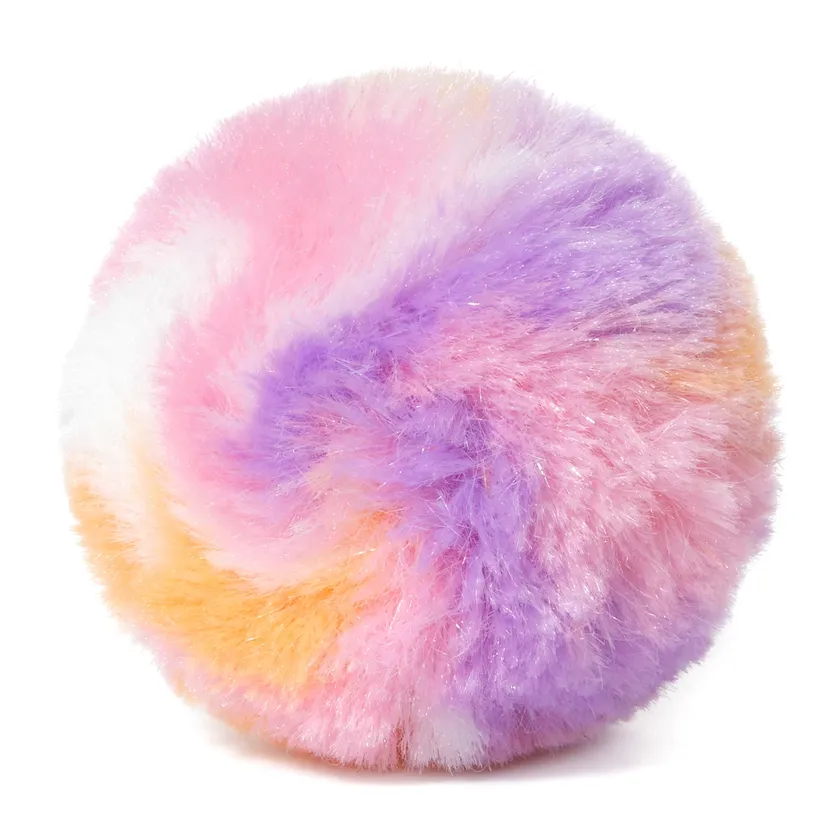
#> input picture POMPOM_HILLS_PRODUCTION/00_GLOBAL_RULES/POMPOM_ITEMS/ball/image_1.webp, 840 x 840 px, shrunk from 1600 x 1600 before the run
$ python -i normalize_continuity_video.py   (imports and definitions only)
#> lines starting #> are read from the running program, lines starting #| are printed output that depends on the picture
#> further down, picture is the input picture: PIL image 840x840 RGB; mean R, G, B 238.3, 209, 222.9
#!/usr/bin/env python3
"""
normalize_continuity_video.py — First-Frame Calibration and Colour Drift Gate
@image1 anchor'ına göre tüm videoyu normalize eder.

Kullanım:
  python3 normalize_continuity_video.py \
    --input-video shot-XX.mp4 \
    --input-anchor shot-XX-final-frame-raw.png \
    --episode-master EPISODE_COLOR_MASTER.png \
    --output-video shot-XX-normalized.mp4 \
    --output-final-frame shot-XX-final-frame-normalized.png \
    --report shot-XX-drift-report.json
"""

import sys, os, json, subprocess, tempfile, argparse
from PIL import Image, ImageStat, ImageFilter

def analyze_frame(img):
    """Kapsamlı frame analizi."""
    gray = img.convert('L')
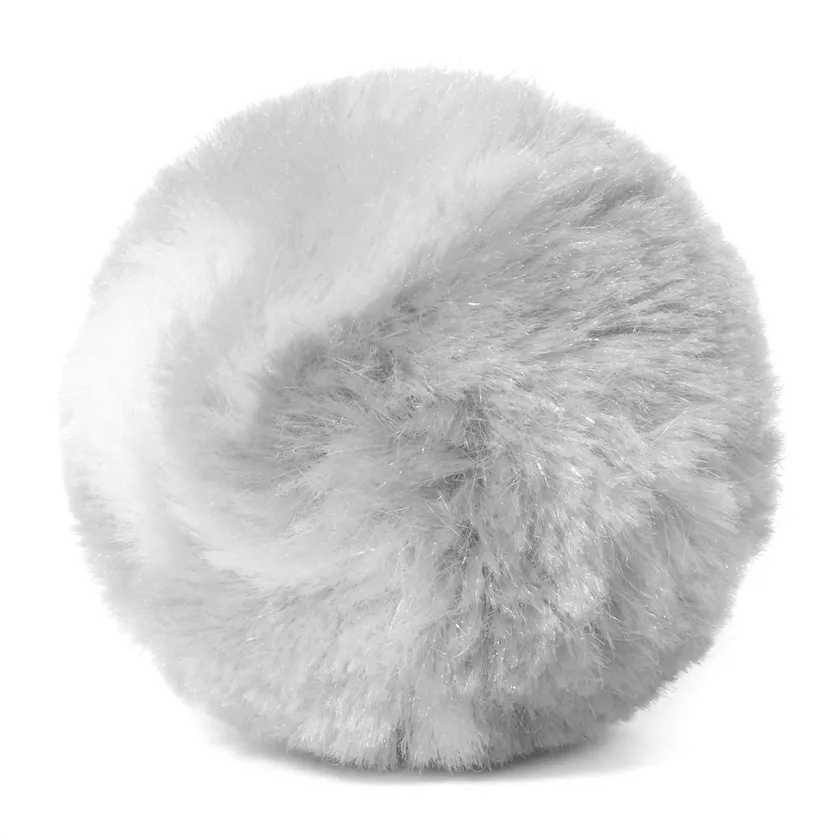
#> gray: PIL image 840x840 L; min 73, max 255, mean 219.3
    pixels = list(gray.getdata())
#> pixels = 705600 items
    n = len(pixels)
#> n = 705600
    sorted_px = sorted(pixels)
#> sorted_px = 705600 items

    mean_lum = sum(pixels) / n
#> mean_lum = 219.3
    median_lum = sorted_px[n // 2]
#> median_lum = 221
    p10 = sorted_px[int(n * 0.10)]
#> p10 = 168
    p90 = sorted_px[int(n * 0.90)]
#> p90 = 255
    shadow_depth = sorted_px[int(n * 0.05)]
#> shadow_depth = 156

    white_clip = sum(1 for p in pixels if p > 250) / n * 100
#> white_clip = 40.61
    black_clip = sum(1 for p in pixels if p < 5) / n * 100
#> black_clip = 0

    # Local contrast
    laplacian = gray.filter(ImageFilter.Kernel(
        size=(3,3), kernel=[-1,-1,-1,-1,8,-1,-1,-1,-1], scale=1, offset=0
    ))
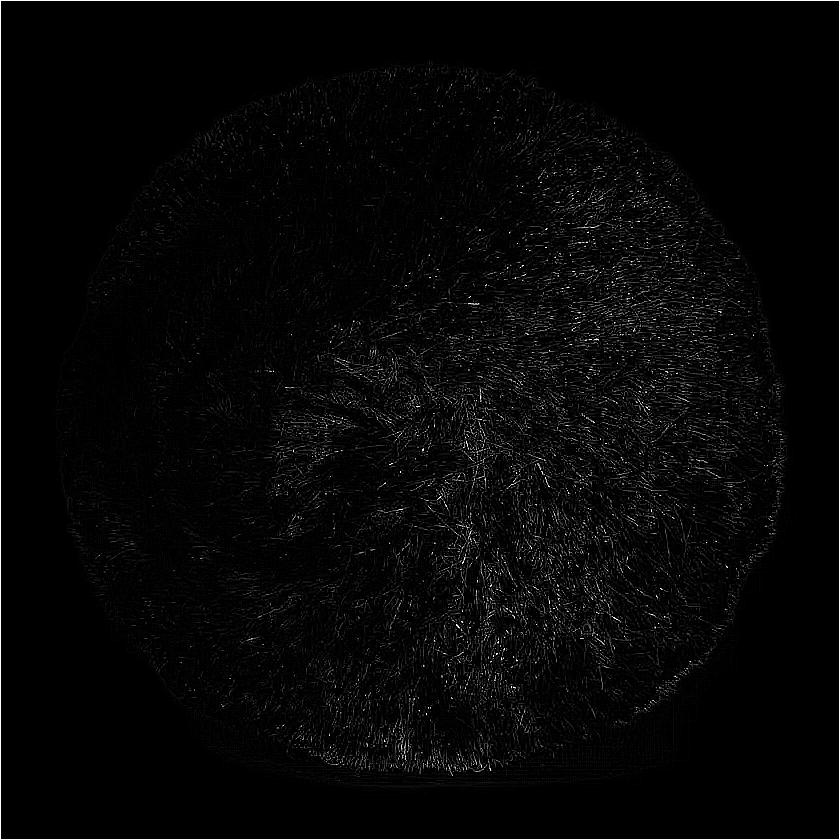
#> laplacian: PIL image 840x840 L; min 0, max 255, mean 6.8
    lap_stat = ImageStat.Stat(laplacian)
    local_contrast = lap_stat.var[0]
#> local_contrast = 610.5
    sharpness = lap_stat.stddev[0]
#> sharpness = 24.71

    # Saturation
    r, g, b = img.split()
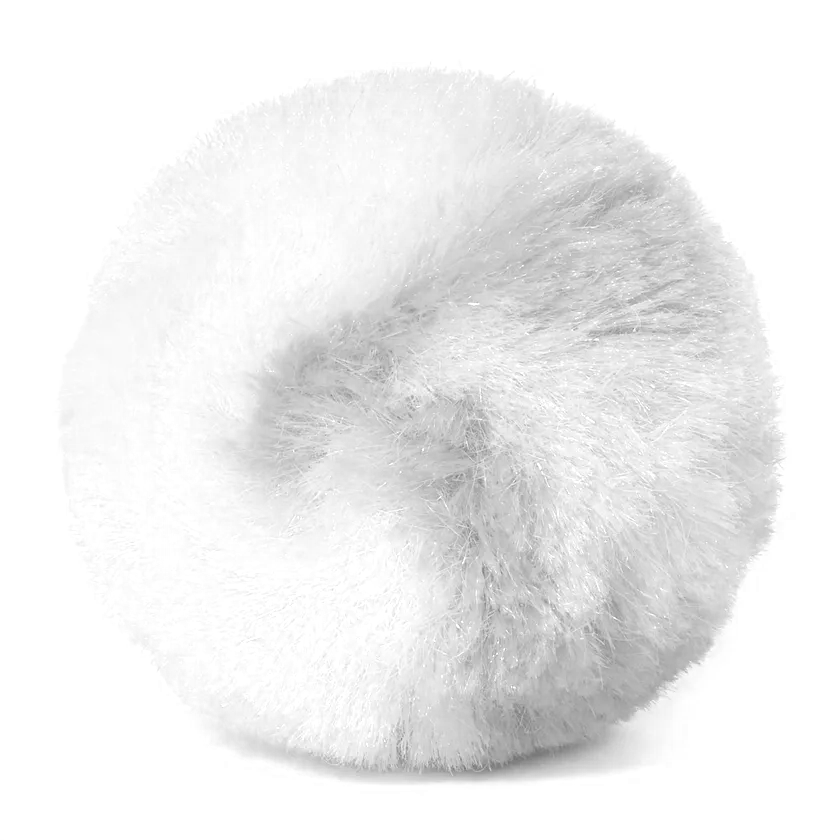
#> r: PIL image 840x840 L; min 115, max 255, mean 238.3
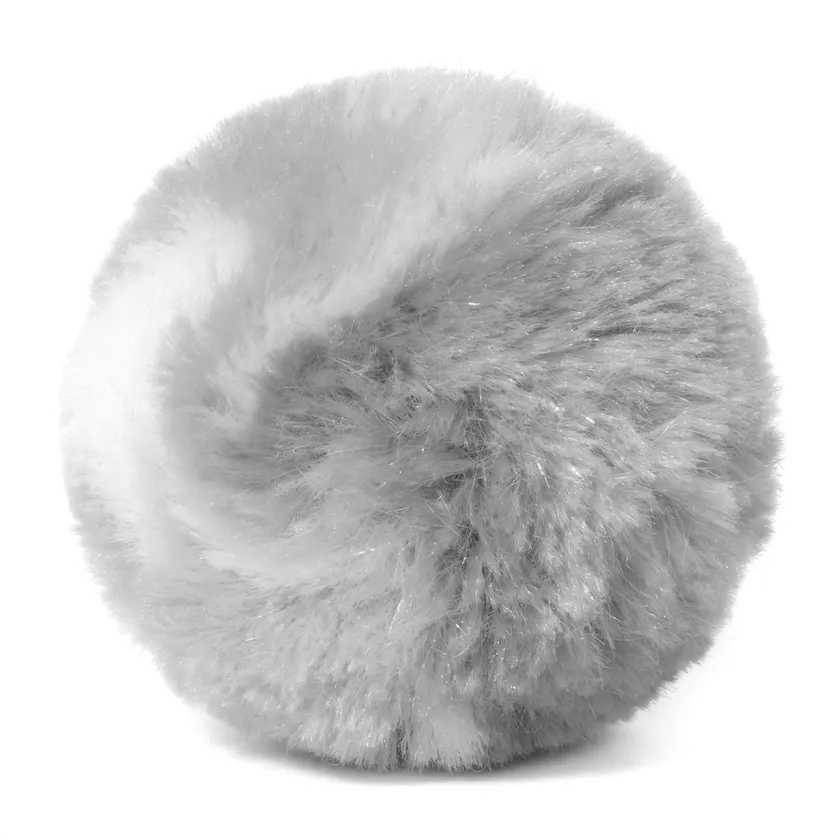
#> g: PIL image 840x840 L; min 38, max 255, mean 209
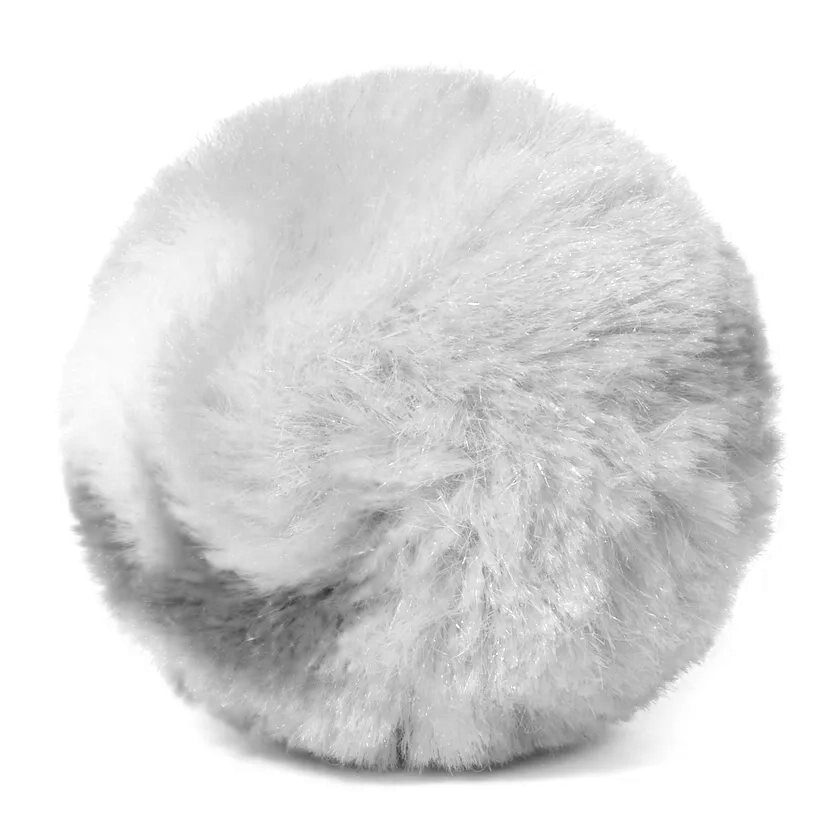
#> b: PIL image 840x840 L; min 45, max 255, mean 222.9
    r_stat, g_stat, b_stat = ImageStat.Stat(r), ImageStat.Stat(g), ImageStat.Stat(b)
    saturation = ((r_stat.extrema[0][1]-r_stat.extrema[0][0]) +
                  (g_stat.extrema[0][1]-g_stat.extrema[0][0]) +
                  (b_stat.extrema[0][1]-b_stat.extrema[0][0])) / 3 / 255 * 100
#> saturation = 74.12

    return {
        'mean_luminance': round(mean_lum, 2),
        'median_luminance': round(median_lum, 2),
        'p10': p10, 'p90': p90,
        'shadow_depth': shadow_depth,
        'white_clip': round(white_clip, 4),
        'black_clip': round(black_clip, 4),
        'local_contrast': round(local_contrast, 2),
        'sharpness': round(sharpness, 2),
        'saturation': round(saturation, 2),
    }

# [215 lines left out: functions extract_opening_frame, calculate_calibration, apply_calibration_iterative, apply_calibration, extract_final_frame, drift_gate and 1 more, not called in this run]

# [2 lines not run here, left out]

>>> from PIL import Image
>>> picture = Image.open('../POMPOM_ITEMS/ball/image_1.webp')
>>> result = analyze_frame(picture)
#> result = 10 items

$ run again, on POMPOM_HILLS_PRODUCTION/00_GLOBAL_RULES/POMPOM_ITEMS/ball/pastel_plush_pompom.webp
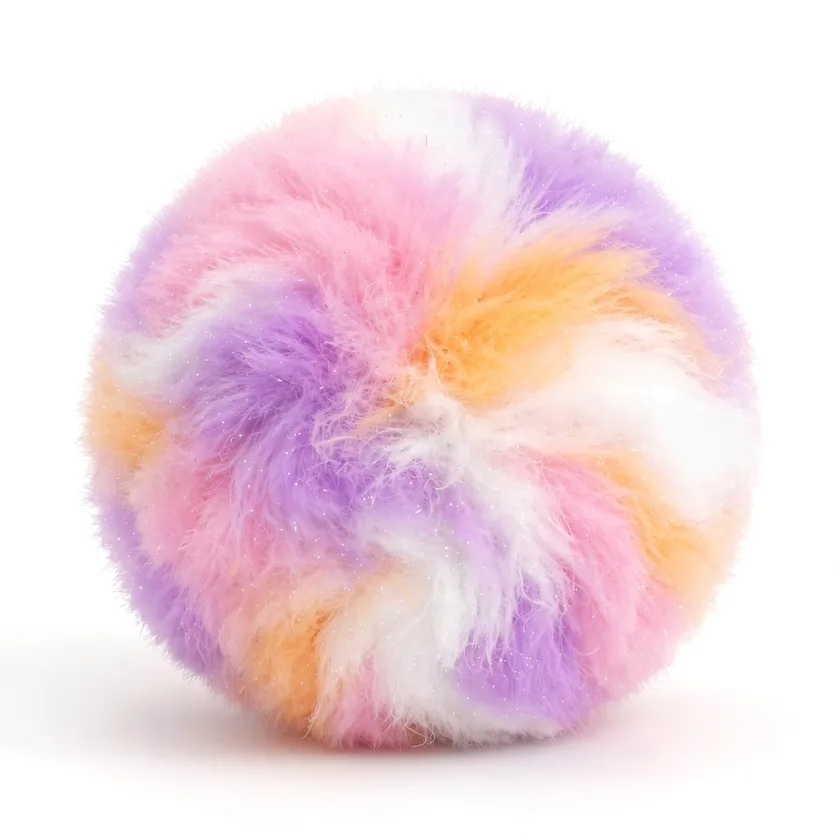
#> input picture POMPOM_HILLS_PRODUCTION/00_GLOBAL_RULES/POMPOM_ITEMS/ball/pastel_plush_pompom.webp, 840 x 840 px, shrunk from 1600 x 1600 before the run
#> picture is the input picture: PIL image 840x840 RGB; mean R, G, B 241.7, 218.6, 225
#> pixels = 705600 items
#> n = 705600
#> sorted_px = 705600 items
#> mean_lum = 226.2
#> median_lum = 236
#> p10 = 179
#> p90 = 255
#> shadow_depth = 168
#> white_clip = 40.53
#> black_clip = 0
#> in analyze_frame, `laplacian = gray.filter(ImageFilter.Kernel( size=(3,3), kernel=[-1,-1,..`:
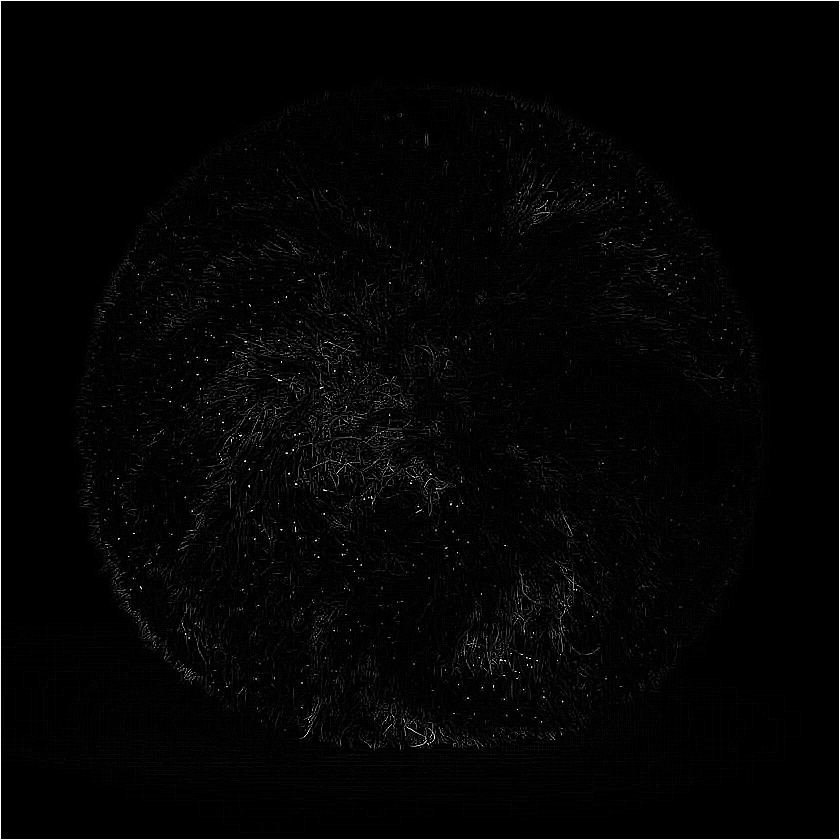
#> laplacian: PIL image 840x840 L; min 0, max 255, mean 4.3
#> local_contrast = 425.7
#> sharpness = 20.63
#> in analyze_frame, `r, g, b = img.split()`:
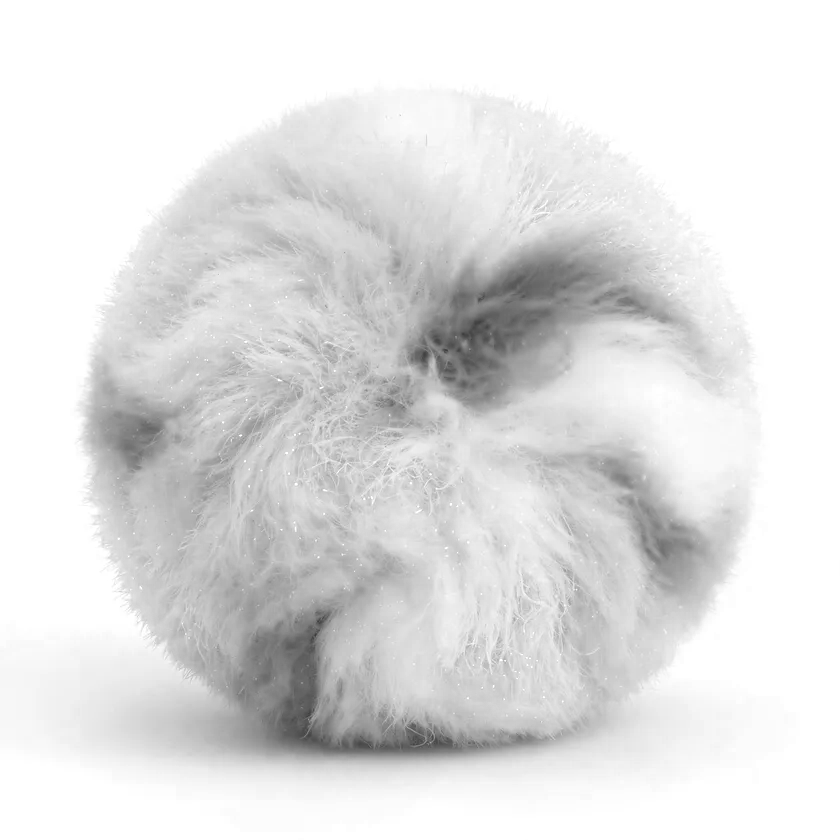
#> b: PIL image 840x840 L; min 59, max 255, mean 225
#> saturation = 69.54
#> result = 10 items

$ run again, on POMPOM_HILLS_PRODUCTION/00_GLOBAL_RULES/POMPOM_ITEMS/ball/pastel_pompom_marble.webp
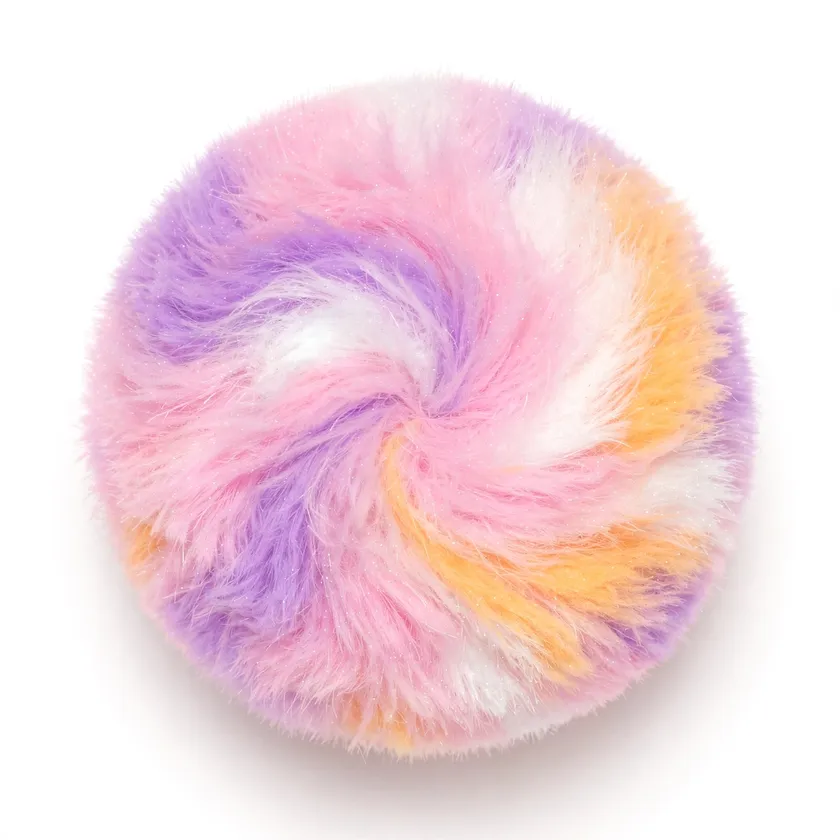
#> input picture POMPOM_HILLS_PRODUCTION/00_GLOBAL_RULES/POMPOM_ITEMS/ball/pastel_pompom_marble.webp, 840 x 840 px, shrunk from 1600 x 1600 before the run
#> picture is the input picture: PIL image 840x840 RGB; mean R, G, B 242.7, 216.3, 223.3
#> pixels = 705600 items
#> n = 705600
#> sorted_px = 705600 items
#> mean_lum = 225
#> p10 = 186
#> p90 = 255
#> shadow_depth = 177
#> white_clip = 36.97
#> black_clip = 0
#> in analyze_frame, `laplacian = gray.filter(ImageFilter.Kernel( size=(3,3), kernel=[-1,-1,..`:
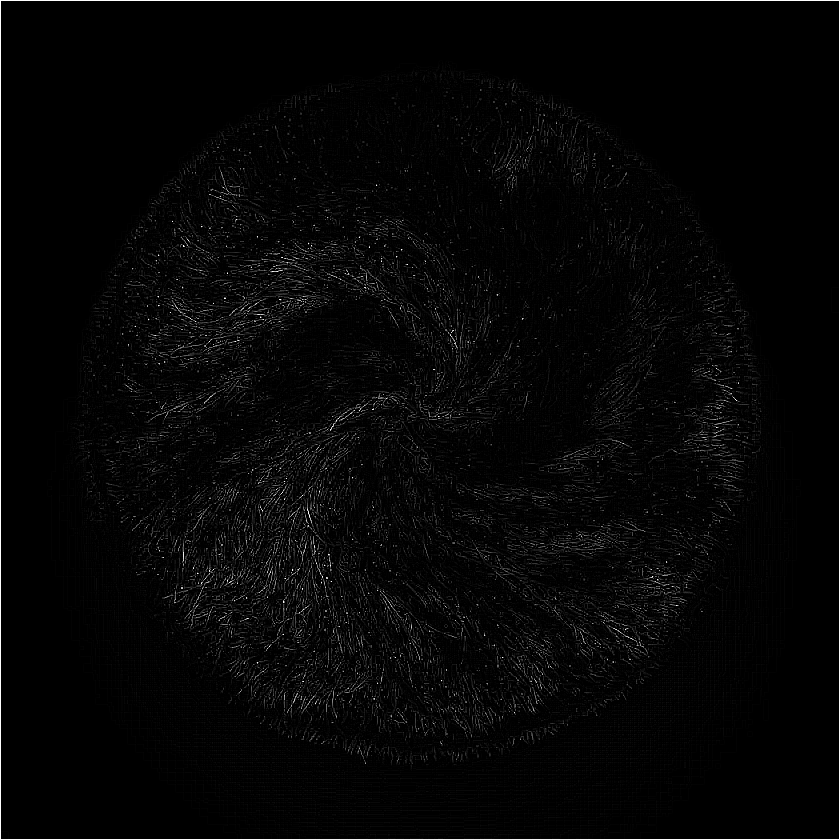
#> laplacian: PIL image 840x840 L; min 0, max 255, mean 6
#> local_contrast = 512.6
#> sharpness = 22.64
#> in analyze_frame, `r, g, b = img.split()`:
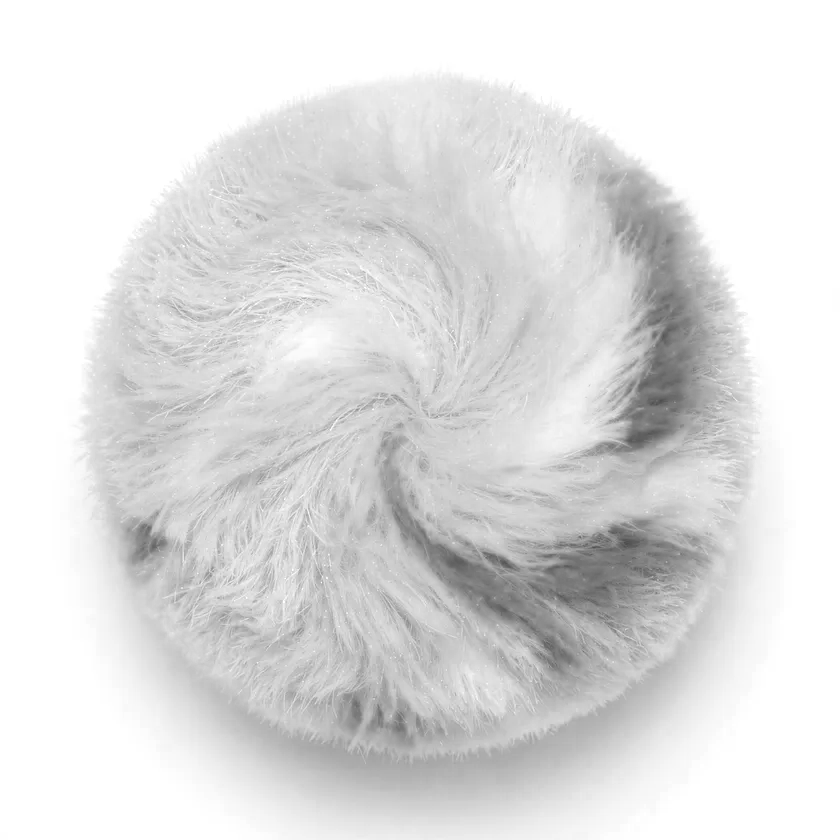
#> b: PIL image 840x840 L; min 77, max 255, mean 223.3
#> saturation = 64.18
#> result = 10 items
